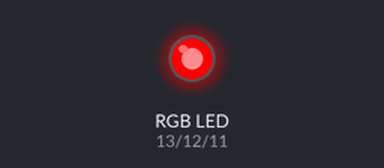
Simulated run of this sketch. Board: Arduino Uno, built with avr-gcc and run on an emulated ATmega328P. On the bench: an RGB LED mixed from three pins (HIGH = lit).

Above: at 0.5 s.
At 1.5 s:
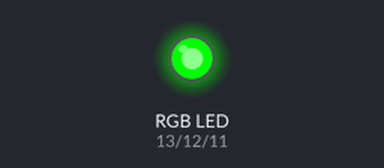
At 2.5 s:
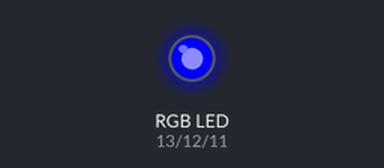
At 3.5 s:
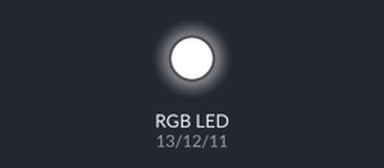
Timing chart, 0 to 5.2 s (numbered marks = the images above):
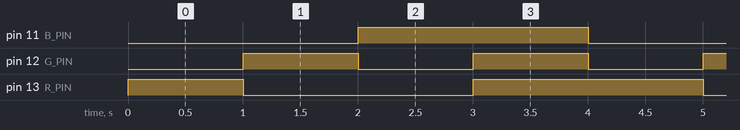

The sketch:

RGB_LED_Tester.ino
```cpp
/*
 * RGB_LED_Tester
 * Works with KY-009 and KY-016 RGB 3 colour LEDs
 * The loop function switches individual LEDs one after the other (R, G, B) every 1 second
 */

#define B_PIN 11
#define G_PIN 12
#define R_PIN 13
// Arduino GND connected to LED board GND


void setup() {
  // Set the pin modes to output
  pinMode(R_PIN, OUTPUT);
  pinMode(G_PIN, OUTPUT);
  pinMode(B_PIN, OUTPUT);

  // Switch all LEDs off
  analogWrite(R_PIN, 0);
  analogWrite(G_PIN, 0);
  analogWrite(B_PIN, 0);
}

void loop() {
  // Switch only R on
  analogWrite(R_PIN, 255);
  analogWrite(G_PIN, 0);
  analogWrite(B_PIN, 0);
  delay(1000);  // Wait 1 s

  // Switch only G on
  analogWrite(R_PIN, 0);
  analogWrite(G_PIN, 255);
  analogWrite(B_PIN, 0);
  delay(1000);  // Wait 1 s

  // Switch only B on
  analogWrite(R_PIN, 0);
  analogWrite(G_PIN, 0);
  analogWrite(B_PIN, 255);
  delay(1000); // Wait 1 s

  // All on
  analogWrite(R_PIN, 255);
  analogWrite(G_PIN, 255);
  analogWrite(B_PIN, 255);
  delay(1000); // Wait 1 s
}
```

Measured:
- by itself, pin 11 (B_PIN): alternates HIGH for 2.0 s and LOW for 2.0 s
- by itself, pin 12 (G_PIN): alternates HIGH for 1.0 s and LOW for 1.0 s
- by itself, pin 13 (R_PIN): repeats every 4.0 s: LOW 2.0 s, HIGH 2.0 s
